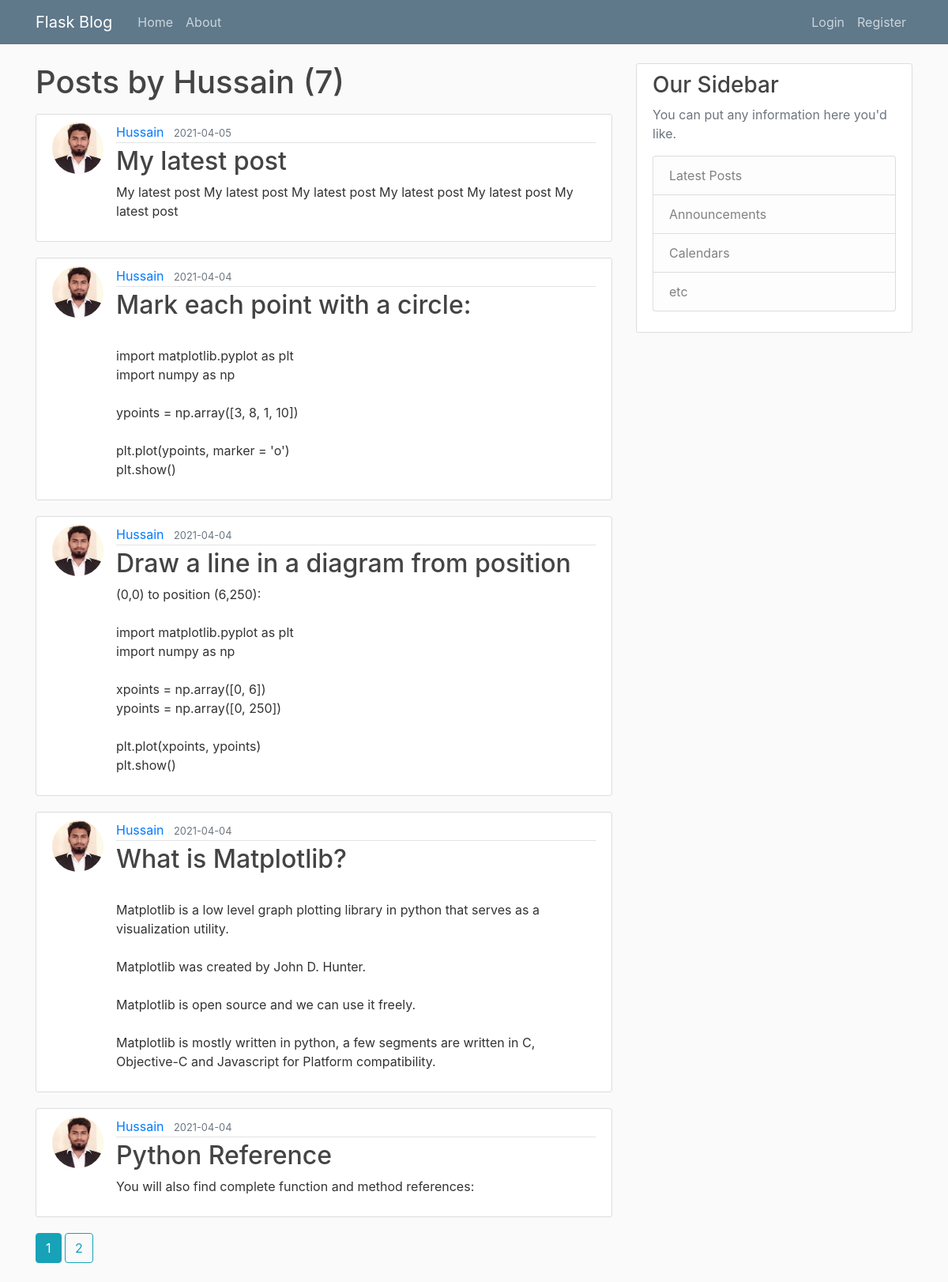
Screenshot of /user/Hussain with the database file from the repository.
### app/models.py (models this page shows, shortened)
class User(db.Model,UserMixin):
    id = db.Column(db.Integer, primary_key=True)
    username = db.Column(db.String(20), unique=True, nullable=False)
    email = db.Column(db.String(120), unique=True, nullable=False)
    image_file = db.Column(db.String(20), unique=False, default='default.jpg')
    password = db.Column(db.String(60), nullable=False)
    posts = db.relationship('Post', backref='author', lazy=True)

class Post(db.Model):
    id = db.Column(db.Integer, primary_key=True)
    title = db.Column(db.String(100), nullable=False)
    date_posted = db.Column(db.DateTime, nullable=False, default=datetime.utcnow)
    content = db.Column(db.TEXT, nullable=False)
    user_id = db.Column(db.Integer, db.ForeignKey('user.id'), nullable=False)

### app/routes.py (the view)
@app.route('/user/<string:username>')
def user_posts(username):
    page = request.args.get('page', 1, type=int)
    user = User.query.filter_by(username=username).first_or_404()
    posts = Post.query.filter_by(author=user)\
            .order_by(Post.date_posted.desc())\
            .paginate(page=page, per_page=5)
    return render_template("user_posts.html", posts=posts, user=user)

### app/templates/user_posts.html
{% extends "layout.html" %}
{% block content %}
    <h1 class="mb-3">Posts by {{ user.username }} ({{ posts.total }})</h1>
    {% for post in posts.items %}
        <article class="media content-section">
            <img class="rounded-circle article-img" src="{{ url_for('static',filename='profile_pics/' + post.author.image_file) }}">
            <div class="media-body">
                <div class="article-metadata">
                <a class="mr-2" href="{{ url_for('user_posts', username=post.author.username) }}">{{ post.author.username }}</a>
                <small class="text-muted">{{ post.date_posted.strftime('%Y-%m-%d') }}</small>
            </div>
                <h2><a class="article-title" href="{{ url_for('post', post_id=post.id) }}">{{ post.title }}</a></h2>
                <p class="article-content">{{ post.content }}</p>
            </div>
        </article>
    {% endfor %}
    {% for page_num in posts.iter_pages(left_edge=1, right_edge=1, left_current=1, right_current=2) %}
        {% if page_num %}
            {% if posts.page == page_num %}
                <a class="btn btn-info mb-4" href="{{ url_for('user_posts', username=user.username, page=page_num) }}">{{ page_num }}</a>
            {% else %}
                <a class="btn btn-outline-info mb-4" href="{{ url_for('user_posts', username=user.username, page=page_num) }}">{{ page_num }}</a>
            {% endif %}
        {% else %}
            ...
        {% endif %}
    {% endfor %}
{% endblock content %}

### app/static/main.css (style rules this page uses)
body { background: #fafafa; color: #333333; margin-top: 5rem; }
h1, h2, h3, h4, h5, h6 { color: #444444; }
.content-section { background: #ffffff; padding: 10px 20px; border: 1px solid #dddddd; border-radius: 3px; margin-bottom: 20px; }
.article-title { color: #444444; }
.article-content { white-space: pre-line; }
.article-img { height: 65px; width: 65px; margin-right: 16px; }
.article-metadata { padding-bottom: 1px; margin-bottom: 4px; border-bottom: 1px solid #e3e3e3 }

### rows the page displays
User: username "Hussain"
Post: image_file (picture), author.username "Hussain", date_posted "2021-04-05", title "My latest post", content "My latest post My latest post My latest post My latest post My latest post My latest post"
Post: image_file (picture), author.username "Hussain", date_posted "2021-04-04", title "Mark each point with a circle:", content "import matplotlib.pyplot as plt import numpy as np ypoints = np.array([3, 8, 1, 10]) plt.plot(ypoints, marker = 'o') plt.show()"
Post: image_file (picture), author.username "Hussain", date_posted "2021-04-04", title "Draw a line in a diagram from position", content "(0,0) to position (6,250): import matplotlib.pyplot as plt import numpy as np xpoints = np.array([0, 6]) ypoints = np.array([0, 250]) plt.plot(xpoints, ypoints) plt.show()"
Post: image_file (picture), author.username "Hussain", date_posted "2021-04-04", title "What is Matplotlib?", content "Matplotlib is a low level graph plotting library in python that serves as a visualization utility. Matplotlib was created by John D. Hunter. Matplotlib is open source and we can use it freely. Matplotlib is mostly written in python, a few segments are written in C, Objective-C and Javascript for Platform compatibility."
Post: image_file (picture), author.username "Hussain", date_posted "2021-04-04", title "Python Reference", content "You will also find complete function and method references:"

### other values shown
{{ posts.total }} "7"
{{ page_num }} "1"
{{ page_num }} "2"
